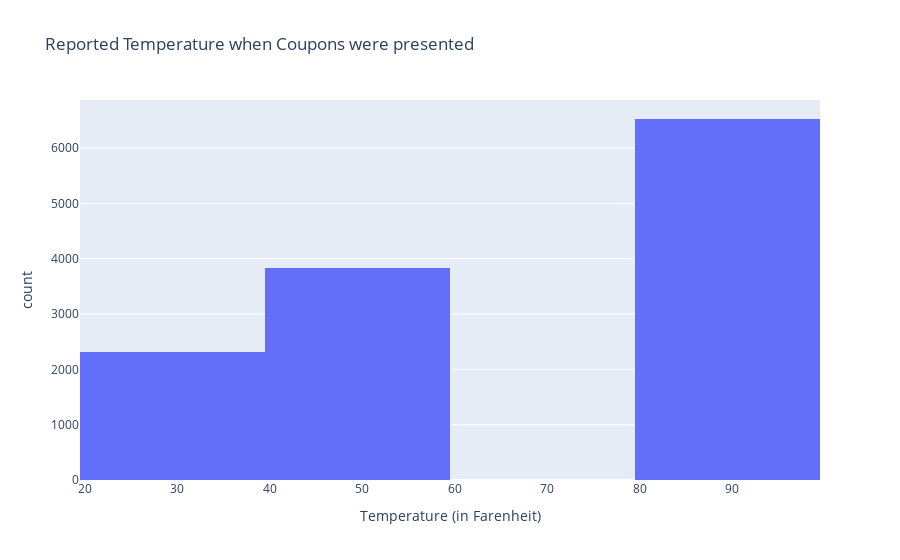

Notebook code for this chart:
### Markdown cell above
6. Use a histogram to visualize the temperature column.

### Code cell
px.histogram(data, x='temperature', labels={'temperature':'Temperature (in Farenheit)'}, title='Reported Temperature when Coupons were presented')

### Figure 1 — Plotly figure (JSON) as saved in the notebook; plotly's stock layout.template omitted (floating-point values rounded to 4 significant figures; data arrays with more than 128 entries replaced by an {"elided": "..."} marker saying what was removed)
{"data": [{"alignmentgroup": "True", "bingroup": "x", "hovertemplate": "Temperature (in Farenheit)=%{x}<br>count=%{y}<extra></extra>", "legendgroup": "", "marker": {"color": "#636efa", "pattern": {"shape": ""}}, "name": "", "offsetgroup": "", "orientation": "v", "showlegend": false, "type": "histogram", "x": {"elided": "12684 int values"}, "xaxis": "x", "yaxis": "y"}], "layout": {"barmode": "relative", "legend": {"tracegroupgap": 0}, "title": {"text": "Reported Temperature when Coupons were presented"}, "xaxis": {"anchor": "y", "domain": [0, 1], "title": {"text": "Temperature (in Farenheit)"}}, "yaxis": {"anchor": "x", "domain": [0, 1], "title": {"text": "count"}}}}
